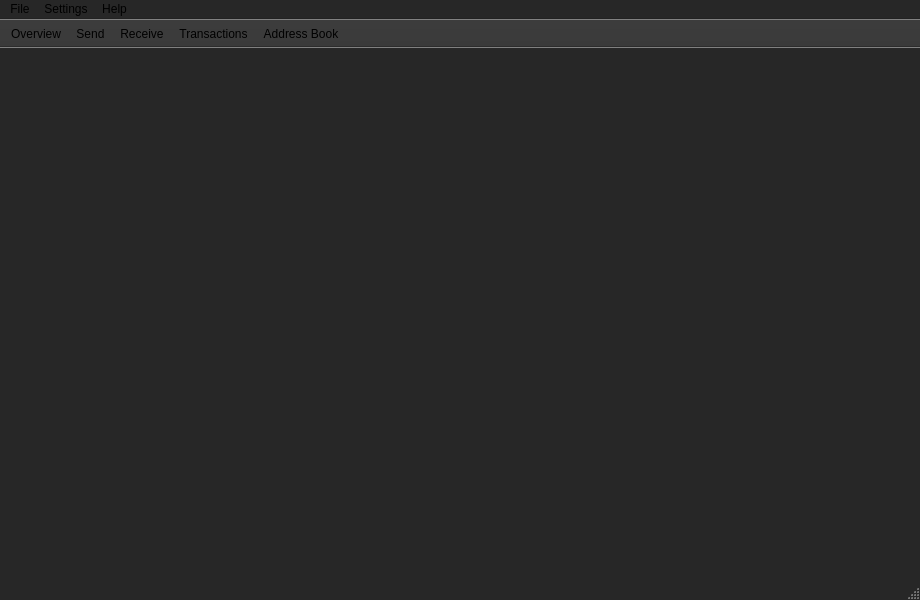
<?xml version="1.0" encoding="UTF-8"?>
<ui version="4.0">
 <class>MainWindow</class>
 <widget class="QMainWindow" name="MainWindow">
  <property name="geometry">
   <rect>
    <x>0</x>
    <y>0</y>
    <width>920</width>
    <height>600</height>
   </rect>
  </property>
  <property name="sizePolicy">
   <sizepolicy hsizetype="Preferred" vsizetype="Preferred">
    <horstretch>0</horstretch>
    <verstretch>0</verstretch>
   </sizepolicy>
  </property>
  <property name="minimumSize">
   <size>
    <width>0</width>
    <height>0</height>
   </size>
  </property>
  <property name="maximumSize">
   <size>
    <width>16777215</width>
    <height>16777215</height>
   </size>
  </property>
  <property name="palette">
   <palette>
    <active>
     <colorrole role="WindowText">
      <brush brushstyle="SolidPattern">
       <color alpha="255">
        <red>0</red>
        <green>85</green>
        <blue>255</blue>
       </color>
      </brush>
     </colorrole>
     <colorrole role="Base">
      <brush brushstyle="SolidPattern">
       <color alpha="255">
        <red>95</red>
        <green>95</green>
        <blue>95</blue>
       </color>
      </brush>
     </colorrole>
     <colorrole role="Window">
      <brush brushstyle="SolidPattern">
       <color alpha="255">
        <red>39</red>
        <green>39</green>
        <blue>39</blue>
       </color>
      </brush>
     </colorrole>
     <colorrole role="Shadow">
      <brush brushstyle="SolidPattern">
       <color alpha="255">
        <red>0</red>
        <green>0</green>
        <blue>0</blue>
       </color>
      </brush>
     </colorrole>
    </active>
    <inactive>
     <colorrole role="WindowText">
      <brush brushstyle="SolidPattern">
       <color alpha="255">
        <red>0</red>
        <green>85</green>
        <blue>255</blue>
       </color>
      </brush>
     </colorrole>
     <colorrole role="Base">
      <brush brushstyle="SolidPattern">
       <color alpha="255">
        <red>95</red>
        <green>95</green>
        <blue>95</blue>
       </color>
      </brush>
     </colorrole>
     <colorrole role="Window">
      <brush brushstyle="SolidPattern">
       <color alpha="255">
        <red>39</red>
        <green>39</green>
        <blue>39</blue>
       </color>
      </brush>
     </colorrole>
     <colorrole role="Shadow">
      <brush brushstyle="SolidPattern">
       <color alpha="255">
        <red>0</red>
        <green>0</green>
        <blue>0</blue>
       </color>
      </brush>
     </colorrole>
    </inactive>
    <disabled>
     <colorrole role="WindowText">
      <brush brushstyle="SolidPattern">
       <color alpha="255">
        <red>120</red>
        <green>120</green>
        <blue>120</blue>
       </color>
      </brush>
     </colorrole>
     <colorrole role="Base">
      <brush brushstyle="SolidPattern">
       <color alpha="255">
        <red>39</red>
        <green>39</green>
        <blue>39</blue>
       </color>
      </brush>
     </colorrole>
     <colorrole role="Window">
      <brush brushstyle="SolidPattern">
       <color alpha="255">
        <red>39</red>
        <green>39</green>
        <blue>39</blue>
       </color>
      </brush>
     </colorrole>
     <colorrole role="Shadow">
      <brush brushstyle="SolidPattern">
       <color alpha="255">
        <red>0</red>
        <green>0</green>
        <blue>0</blue>
       </color>
      </brush>
     </colorrole>
    </disabled>
   </palette>
  </property>
  <property name="windowTitle">
   <string>MainWindow</string>
  </property>
  <property name="windowIcon">
   <iconset>
    <normaloff>../../../../Users/Derick/Pictures/download (1).png</normaloff>../../../../Users/Derick/Pictures/download (1).png</iconset>
  </property>
  <widget class="QWidget" name="centralwidget">
   <layout class="QHBoxLayout" name="horizontalLayout">
    <property name="spacing">
     <number>0</number>
    </property>
    <property name="leftMargin">
     <number>0</number>
    </property>
    <property name="topMargin">
     <number>0</number>
    </property>
    <property name="rightMargin">
     <number>0</number>
    </property>
    <property name="bottomMargin">
     <number>0</number>
    </property>
    <item>
     <widget class="WalletGui::OverviewFrame" name="m_overviewFrame">
      <property name="frameShape">
       <enum>QFrame::NoFrame</enum>
      </property>
      <property name="frameShadow">
       <enum>QFrame::Raised</enum>
      </property>
     </widget>
    </item>
    <item>
     <widget class="WalletGui::SendFrame" name="m_sendFrame">
      <property name="frameShape">
       <enum>QFrame::NoFrame</enum>
      </property>
      <property name="frameShadow">
       <enum>QFrame::Raised</enum>
      </property>
     </widget>
    </item>
    <item>
     <widget class="WalletGui::ReceiveFrame" name="m_receiveFrame">
      <property name="frameShape">
       <enum>QFrame::NoFrame</enum>
      </property>
      <property name="frameShadow">
       <enum>QFrame::Raised</enum>
      </property>
     </widget>
    </item>
    <item>
     <widget class="WalletGui::TransactionsFrame" name="m_transactionsFrame">
      <property name="palette">
       <palette>
        <active>
         <colorrole role="WindowText">
          <brush brushstyle="SolidPattern">
           <color alpha="255">
            <red>0</red>
            <green>85</green>
            <blue>255</blue>
           </color>
          </brush>
         </colorrole>
        </active>
        <inactive>
         <colorrole role="WindowText">
          <brush brushstyle="SolidPattern">
           <color alpha="255">
            <red>0</red>
            <green>85</green>
            <blue>255</blue>
           </color>
          </brush>
         </colorrole>
        </inactive>
        <disabled>
         <colorrole role="WindowText">
          <brush brushstyle="SolidPattern">
           <color alpha="255">
            <red>120</red>
            <green>120</green>
            <blue>120</blue>
           </color>
          </brush>
         </colorrole>
        </disabled>
       </palette>
      </property>
      <property name="frameShape">
       <enum>QFrame::NoFrame</enum>
      </property>
      <property name="frameShadow">
       <enum>QFrame::Raised</enum>
      </property>
     </widget>
    </item>
    <item>
     <widget class="WalletGui::AddressBookFrame" name="m_addressBookFrame">
      <property name="palette">
       <palette>
        <active>
         <colorrole role="Base">
          <brush brushstyle="SolidPattern">
           <color alpha="255">
            <red>58</red>
            <green>58</green>
            <blue>58</blue>
           </color>
          </brush>
         </colorrole>
         <colorrole role="Window">
          <brush brushstyle="SolidPattern">
           <color alpha="255">
            <red>58</red>
            <green>58</green>
            <blue>58</blue>
           </color>
          </brush>
         </colorrole>
         <colorrole role="Shadow">
          <brush brushstyle="SolidPattern">
           <color alpha="255">
            <red>58</red>
            <green>58</green>
            <blue>58</blue>
           </color>
          </brush>
         </colorrole>
        </active>
        <inactive>
         <colorrole role="Base">
          <brush brushstyle="SolidPattern">
           <color alpha="255">
            <red>58</red>
            <green>58</green>
            <blue>58</blue>
           </color>
          </brush>
         </colorrole>
         <colorrole role="Window">
          <brush brushstyle="SolidPattern">
           <color alpha="255">
            <red>58</red>
            <green>58</green>
            <blue>58</blue>
           </color>
          </brush>
         </colorrole>
         <colorrole role="Shadow">
          <brush brushstyle="SolidPattern">
           <color alpha="255">
            <red>58</red>
            <green>58</green>
            <blue>58</blue>
           </color>
          </brush>
         </colorrole>
        </inactive>
        <disabled>
         <colorrole role="Base">
          <brush brushstyle="SolidPattern">
           <color alpha="255">
            <red>58</red>
            <green>58</green>
            <blue>58</blue>
           </color>
          </brush>
         </colorrole>
         <colorrole role="Window">
          <brush brushstyle="SolidPattern">
           <color alpha="255">
            <red>58</red>
            <green>58</green>
            <blue>58</blue>
           </color>
          </brush>
         </colorrole>
         <colorrole role="Shadow">
          <brush brushstyle="SolidPattern">
           <color alpha="255">
            <red>58</red>
            <green>58</green>
            <blue>58</blue>
           </color>
          </brush>
         </colorrole>
        </disabled>
       </palette>
      </property>
      <property name="frameShape">
       <enum>QFrame::NoFrame</enum>
      </property>
      <property name="frameShadow">
       <enum>QFrame::Raised</enum>
      </property>
     </widget>
    </item>
   </layout>
  </widget>
  <widget class="QMenuBar" name="menubar">
   <property name="geometry">
    <rect>
     <x>0</x>
     <y>0</y>
     <width>920</width>
     <height>21</height>
    </rect>
   </property>
   <widget class="QMenu" name="menuFile">
    <property name="title">
     <string>File</string>
    </property>
    <addaction name="m_createWalletAction"/>
    <addaction name="m_openWalletAction"/>
    <addaction name="m_backupWalletAction"/>
    <addaction name="m_exitAction"/>
   </widget>
   <widget class="QMenu" name="menuSettings">
    <property name="title">
     <string>Settings</string>
    </property>
    <addaction name="m_encryptWalletAction"/>
    <addaction name="m_changePasswordAction"/>
    <addaction name="separator"/>
    <addaction name="m_startOnLoginAction"/>
    <addaction name="m_minimizeToTrayAction"/>
    <addaction name="m_closeToTrayAction"/>
   </widget>
   <widget class="QMenu" name="menuHelp">
    <property name="title">
     <string>Help</string>
    </property>
    <addaction name="m_aboutCryptonoteAction"/>
    <addaction name="m_aboutQtAction"/>
   </widget>
   <addaction name="menuFile"/>
   <addaction name="menuSettings"/>
   <addaction name="menuHelp"/>
  </widget>
  <widget class="QToolBar" name="toolBar">
   <property name="palette">
    <palette>
     <active>
      <colorrole role="Base">
       <brush brushstyle="SolidPattern">
        <color alpha="255">
         <red>58</red>
         <green>58</green>
         <blue>58</blue>
        </color>
       </brush>
      </colorrole>
      <colorrole role="Window">
       <brush brushstyle="SolidPattern">
        <color alpha="255">
         <red>58</red>
         <green>58</green>
         <blue>58</blue>
        </color>
       </brush>
      </colorrole>
      <colorrole role="Shadow">
       <brush brushstyle="SolidPattern">
        <color alpha="255">
         <red>58</red>
         <green>58</green>
         <blue>58</blue>
        </color>
       </brush>
      </colorrole>
     </active>
     <inactive>
      <colorrole role="Base">
       <brush brushstyle="SolidPattern">
        <color alpha="255">
         <red>58</red>
         <green>58</green>
         <blue>58</blue>
        </color>
       </brush>
      </colorrole>
      <colorrole role="Window">
       <brush brushstyle="SolidPattern">
        <color alpha="255">
         <red>58</red>
         <green>58</green>
         <blue>58</blue>
        </color>
       </brush>
      </colorrole>
      <colorrole role="Shadow">
       <brush brushstyle="SolidPattern">
        <color alpha="255">
         <red>58</red>
         <green>58</green>
         <blue>58</blue>
        </color>
       </brush>
      </colorrole>
     </inactive>
     <disabled>
      <colorrole role="Base">
       <brush brushstyle="SolidPattern">
        <color alpha="255">
         <red>58</red>
         <green>58</green>
         <blue>58</blue>
        </color>
       </brush>
      </colorrole>
      <colorrole role="Window">
       <brush brushstyle="SolidPattern">
        <color alpha="255">
         <red>58</red>
         <green>58</green>
         <blue>58</blue>
        </color>
       </brush>
      </colorrole>
      <colorrole role="Shadow">
       <brush brushstyle="SolidPattern">
        <color alpha="255">
         <red>58</red>
         <green>58</green>
         <blue>58</blue>
        </color>
       </brush>
      </colorrole>
     </disabled>
    </palette>
   </property>
   <property name="windowTitle">
    <string>toolBar</string>
   </property>
   <property name="movable">
    <bool>false</bool>
   </property>
   <property name="toolButtonStyle">
    <enum>Qt::ToolButtonTextBesideIcon</enum>
   </property>
   <attribute name="toolBarArea">
    <enum>TopToolBarArea</enum>
   </attribute>
   <attribute name="toolBarBreak">
    <bool>false</bool>
   </attribute>
   <addaction name="m_overviewAction"/>
   <addaction name="m_sendAction"/>
   <addaction name="m_receiveAction"/>
   <addaction name="m_transactionsAction"/>
   <addaction name="m_addressBookAction"/>
  </widget>
  <widget class="QStatusBar" name="statusBar"/>
  <action name="m_overviewAction">
   <property name="checkable">
    <bool>true</bool>
   </property>
   <property name="enabled">
    <bool>true</bool>
   </property>
   <property name="icon">
    <iconset resource="../../resources.qrc">
     <normaloff>:/icons/overview</normaloff>:/icons/overview</iconset>
   </property>
   <property name="text">
    <string>Overview</string>
   </property>
  </action>
  <action name="m_sendAction">
   <property name="checkable">
    <bool>true</bool>
   </property>
   <property name="enabled">
    <bool>true</bool>
   </property>
   <property name="icon">
    <iconset resource="../../resources.qrc">
     <normaloff>:/icons/send</normaloff>:/icons/send</iconset>
   </property>
   <property name="text">
    <string>Send</string>
   </property>
  </action>
  <action name="m_receiveAction">
   <property name="checkable">
    <bool>true</bool>
   </property>
   <property name="enabled">
    <bool>true</bool>
   </property>
   <property name="icon">
    <iconset resource="../../resources.qrc">
     <normaloff>:/icons/receive</normaloff>:/icons/receive</iconset>
   </property>
   <property name="text">
    <string>Receive</string>
   </property>
  </action>
  <action name="m_transactionsAction">
   <property name="checkable">
    <bool>true</bool>
   </property>
   <property name="enabled">
    <bool>true</bool>
   </property>
   <property name="icon">
    <iconset resource="../../resources.qrc">
     <normaloff>:/icons/transactions</normaloff>:/icons/transactions</iconset>
   </property>
   <property name="text">
    <string>Transactions</string>
   </property>
  </action>
  <action name="m_exitAction">
   <property name="enabled">
    <bool>true</bool>
   </property>
   <property name="text">
    <string>Exit</string>
   </property>
   <property name="shortcut">
    <string>Ctrl+Q</string>
   </property>
  </action>
  <action name="m_addressBookAction">
   <property name="checkable">
    <bool>true</bool>
   </property>
   <property name="enabled">
    <bool>true</bool>
   </property>
   <property name="icon">
    <iconset resource="../../resources.qrc">
     <normaloff>:/icons/address-book</normaloff>:/icons/address-book</iconset>
   </property>
   <property name="text">
    <string>Address Book</string>
   </property>
  </action>
  <action name="m_createWalletAction">
   <property name="enabled">
    <bool>true</bool>
   </property>
   <property name="text">
    <string>Create wallet</string>
   </property>
  </action>
  <action name="m_openWalletAction">
   <property name="enabled">
    <bool>true</bool>
   </property>
   <property name="text">
    <string>Open wallet</string>
   </property>
  </action>
  <action name="m_encryptWalletAction">
   <property name="enabled">
    <bool>true</bool>
   </property>
   <property name="text">
    <string>Encrypt wallet</string>
   </property>
  </action>
  <action name="m_changePasswordAction">
   <property name="enabled">
    <bool>true</bool>
   </property>
   <property name="text">
    <string>Change password</string>
   </property>
   <property name="toolTip">
    <string>Change password</string>
   </property>
  </action>
  <action name="m_aboutCryptonoteAction">
   <property name="enabled">
    <bool>true</bool>
   </property>
   <property name="text">
    <string>About</string>
   </property>
  </action>
  <action name="m_aboutQtAction">
   <property name="enabled">
    <bool>true</bool>
   </property>
   <property name="text">
    <string>About Qt</string>
   </property>
  </action>
  <action name="m_backupWalletAction">
   <property name="enabled">
    <bool>true</bool>
   </property>
   <property name="text">
    <string>Backup wallet</string>
   </property>
  </action>
  <action name="m_startOnLoginAction">
   <property name="checkable">
    <bool>true</bool>
   </property>
   <property name="text">
    <string>Start on system login</string>
   </property>
  </action>
  <action name="m_minimizeToTrayAction">
   <property name="checkable">
    <bool>true</bool>
   </property>
   <property name="text">
    <string>Minimize to tray</string>
   </property>
  </action>
  <action name="m_closeToTrayAction">
   <property name="checkable">
    <bool>true</bool>
   </property>
   <property name="text">
    <string>Close to tray</string>
   </property>
  </action>
 </widget>
 <customwidgets>
  <customwidget>
   <class>WalletGui::OverviewFrame</class>
   <extends>QFrame</extends>
   <header>gui/OverviewFrame.h</header>
   <container>1</container>
  </customwidget>
  <customwidget>
   <class>WalletGui::SendFrame</class>
   <extends>QFrame</extends>
   <header>gui/SendFrame.h</header>
   <container>1</container>
  </customwidget>
  <customwidget>
   <class>WalletGui::ReceiveFrame</class>
   <extends>QFrame</extends>
   <header>gui/ReceiveFrame.h</header>
   <container>1</container>
  </customwidget>
  <customwidget>
   <class>WalletGui::TransactionsFrame</class>
   <extends>QFrame</extends>
   <header>gui/TransactionsFrame.h</header>
   <container>1</container>
  </customwidget>
  <customwidget>
   <class>WalletGui::AddressBookFrame</class>
   <extends>QFrame</extends>
   <header>gui/AddressBookFrame.h</header>
   <container>1</container>
  </customwidget>
 </customwidgets>
 <resources>
  <include location="../../resources.qrc"/>
 </resources>
 <connections>
  <connection>
   <sender>m_overviewAction</sender>
   <signal>toggled(bool)</signal>
   <receiver>m_overviewFrame</receiver>
   <slot>setVisible(bool)</slot>
   <hints>
    <hint type="sourcelabel">
     <x>-1</x>
     <y>-1</y>
    </hint>
    <hint type="destinationlabel">
     <x>112</x>
     <y>333</y>
    </hint>
   </hints>
  </connection>
  <connection>
   <sender>m_sendAction</sender>
   <signal>toggled(bool)</signal>
   <receiver>m_sendFrame</receiver>
   <slot>setVisible(bool)</slot>
   <hints>
    <hint type="sourcelabel">
     <x>-1</x>
     <y>-1</y>
    </hint>
    <hint type="destinationlabel">
     <x>337</x>
     <y>333</y>
    </hint>
   </hints>
  </connection>
  <connection>
   <sender>m_receiveAction</sender>
   <signal>toggled(bool)</signal>
   <receiver>m_receiveFrame</receiver>
   <slot>setVisible(bool)</slot>
   <hints>
    <hint type="sourcelabel">
     <x>-1</x>
     <y>-1</y>
    </hint>
    <hint type="destinationlabel">
     <x>562</x>
     <y>333</y>
    </hint>
   </hints>
  </connection>
  <connection>
   <sender>m_transactionsAction</sender>
   <signal>toggled(bool)</signal>
   <receiver>m_transactionsFrame</receiver>
   <slot>setVisible(bool)</slot>
   <hints>
    <hint type="sourcelabel">
     <x>-1</x>
     <y>-1</y>
    </hint>
    <hint type="destinationlabel">
     <x>787</x>
     <y>333</y>
    </hint>
   </hints>
  </connection>
  <connection>
   <sender>m_addressBookAction</sender>
   <signal>toggled(bool)</signal>
   <receiver>m_addressBookFrame</receiver>
   <slot>setVisible(bool)</slot>
   <hints>
    <hint type="sourcelabel">
     <x>-1</x>
     <y>-1</y>
    </hint>
    <hint type="destinationlabel">
     <x>809</x>
     <y>320</y>
    </hint>
   </hints>
  </connection>
  <connection>
   <sender>m_createWalletAction</sender>
   <signal>triggered()</signal>
   <receiver>MainWindow</receiver>
   <slot>createWallet()</slot>
   <hints>
    <hint type="sourcelabel">
     <x>-1</x>
     <y>-1</y>
    </hint>
    <hint type="destinationlabel">
     <x>449</x>
     <y>299</y>
    </hint>
   </hints>
  </connection>
  <connection>
   <sender>m_openWalletAction</sender>
   <signal>triggered()</signal>
   <receiver>MainWindow</receiver>
   <slot>openWallet()</slot>
   <hints>
    <hint type="sourcelabel">
     <x>-1</x>
     <y>-1</y>
    </hint>
    <hint type="destinationlabel">
     <x>449</x>
     <y>299</y>
    </hint>
   </hints>
  </connection>
  <connection>
   <sender>m_encryptWalletAction</sender>
   <signal>triggered()</signal>
   <receiver>MainWindow</receiver>
   <slot>encryptWallet()</slot>
   <hints>
    <hint type="sourcelabel">
     <x>-1</x>
     <y>-1</y>
    </hint>
    <hint type="destinationlabel">
     <x>449</x>
     <y>299</y>
    </hint>
   </hints>
  </connection>
  <connection>
   <sender>m_changePasswordAction</sender>
   <signal>triggered()</signal>
   <receiver>MainWindow</receiver>
   <slot>encryptWallet()</slot>
   <hints>
    <hint type="sourcelabel">
     <x>-1</x>
     <y>-1</y>
    </hint>
    <hint type="destinationlabel">
     <x>449</x>
     <y>299</y>
    </hint>
   </hints>
  </connection>
  <connection>
   <sender>m_aboutQtAction</sender>
   <signal>triggered()</signal>
   <receiver>MainWindow</receiver>
   <slot>aboutQt()</slot>
   <hints>
    <hint type="sourcelabel">
     <x>-1</x>
     <y>-1</y>
    </hint>
    <hint type="destinationlabel">
     <x>449</x>
     <y>299</y>
    </hint>
   </hints>
  </connection>
  <connection>
   <sender>m_backupWalletAction</sender>
   <signal>triggered()</signal>
   <receiver>MainWindow</receiver>
   <slot>backupWallet()</slot>
   <hints>
    <hint type="sourcelabel">
     <x>-1</x>
     <y>-1</y>
    </hint>
    <hint type="destinationlabel">
     <x>449</x>
     <y>299</y>
    </hint>
   </hints>
  </connection>
  <connection>
   <sender>m_aboutCryptonoteAction</sender>
   <signal>triggered()</signal>
   <receiver>MainWindow</receiver>
   <slot>about()</slot>
   <hints>
    <hint type="sourcelabel">
     <x>-1</x>
     <y>-1</y>
    </hint>
    <hint type="destinationlabel">
     <x>459</x>
     <y>299</y>
    </hint>
   </hints>
  </connection>
  <connection>
   <sender>m_startOnLoginAction</sender>
   <signal>triggered(bool)</signal>
   <receiver>MainWindow</receiver>
   <slot>setStartOnLogin(bool)</slot>
   <hints>
    <hint type="sourcelabel">
     <x>-1</x>
     <y>-1</y>
    </hint>
    <hint type="destinationlabel">
     <x>459</x>
     <y>299</y>
    </hint>
   </hints>
  </connection>
  <connection>
   <sender>m_minimizeToTrayAction</sender>
   <signal>triggered(bool)</signal>
   <receiver>MainWindow</receiver>
   <slot>setMinimizeToTray(bool)</slot>
   <hints>
    <hint type="sourcelabel">
     <x>-1</x>
     <y>-1</y>
    </hint>
    <hint type="destinationlabel">
     <x>459</x>
     <y>299</y>
    </hint>
   </hints>
  </connection>
  <connection>
   <sender>m_closeToTrayAction</sender>
   <signal>triggered(bool)</signal>
   <receiver>MainWindow</receiver>
   <slot>setCloseToTray(bool)</slot>
   <hints>
    <hint type="sourcelabel">
     <x>-1</x>
     <y>-1</y>
    </hint>
    <hint type="destinationlabel">
     <x>459</x>
     <y>299</y>
    </hint>
   </hints>
  </connection>
 </connections>
 <slots>
  <slot>createWallet()</slot>
  <slot>openWallet()</slot>
  <slot>encryptWallet()</slot>
  <slot>aboutQt()</slot>
  <slot>backupWallet()</slot>
  <slot>about()</slot>
  <slot>setStartOnLogin(bool)</slot>
  <slot>setMinimizeToTray(bool)</slot>
  <slot>setCloseToTray(bool)</slot>
 </slots>
</ui>
